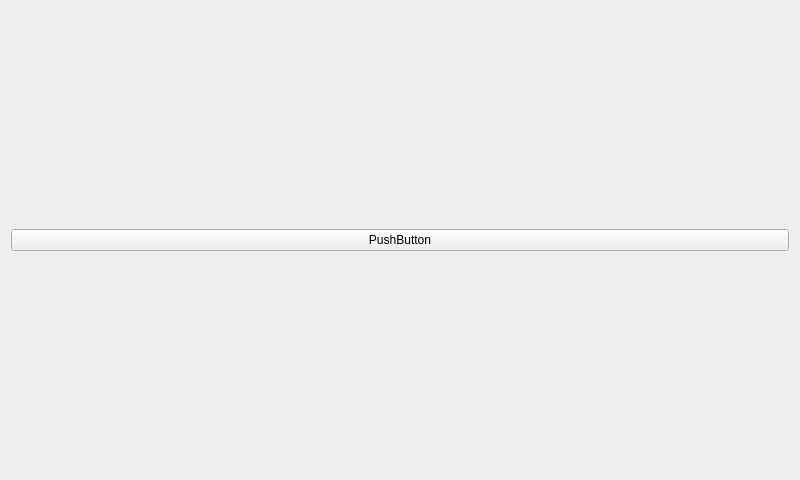
<?xml version="1.0" encoding="UTF-8"?>
<ui version="4.0">
 <class>MainWindow</class>
 <widget class="QMainWindow" name="MainWindow">
  <property name="geometry">
   <rect>
    <x>0</x>
    <y>0</y>
    <width>800</width>
    <height>480</height>
   </rect>
  </property>
  <property name="windowTitle">
   <string>MainWindow</string>
  </property>
  <widget class="QWidget" name="centralWidget">
   <layout class="QGridLayout" name="gridLayout">
    <item row="0" column="0">
     <widget class="QPushButton" name="pushButton">
      <property name="text">
       <string>PushButton</string>
      </property>
     </widget>
    </item>
   </layout>
  </widget>
 </widget>
 <layoutdefault spacing="6" margin="11"/>
 <resources/>
 <connections/>
</ui>
